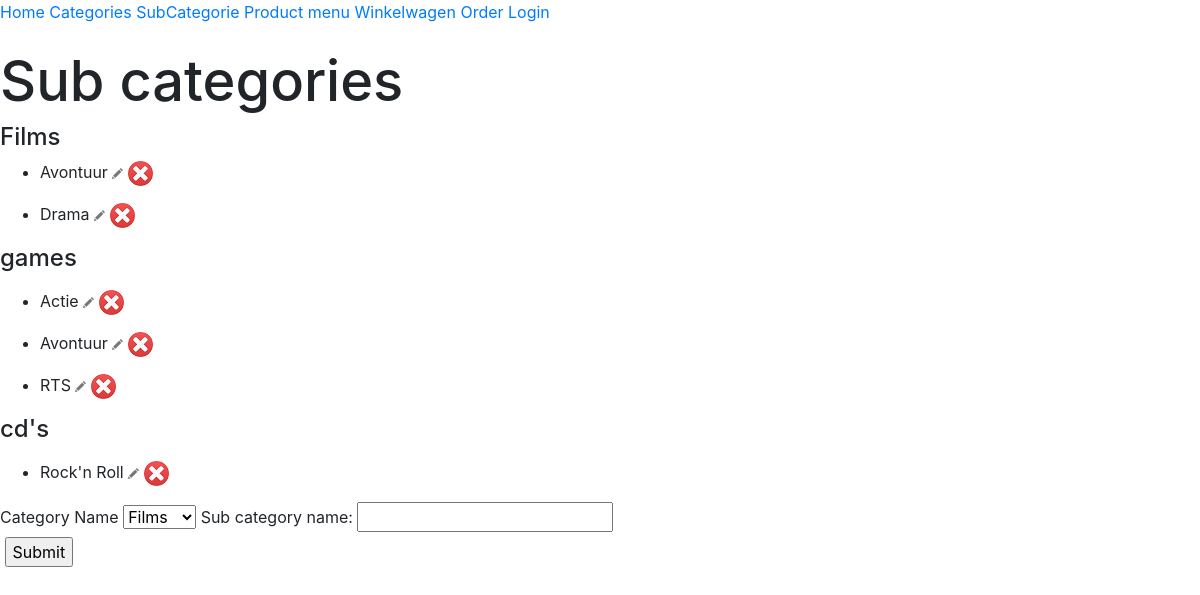
Page /subcategory on the committed database.
### tables this page shows
CREATE TABLE `Menu` (
  `MenuID` int(10) NOT NULL,
  `MenuName` varchar(50) NOT NULL,
  `MenuLink` varchar(50) NOT NULL
);

CREATE TABLE `Categorie` (
  `CategoryID` int(10) NOT NULL,
  `CategoryName` varchar(50) NOT NULL
);

CREATE TABLE `subcategorie` (
  `SubCategoryID` int(10) NOT NULL,
  `CategoryID` int(10) NOT NULL,
  `SubCategoryName` varchar(50) NOT NULL
);

### libs/View.php (called while the page is built, shortened)
<?php
class View{
    public function render($name)
    {
        require_once 'repository/menu_repository.php';
        $menu = new Menu_Repository();
        $this->header = $menu->getAllMenus();
        require $GLOBALS['view'].'header.php';
        require $GLOBALS['view'].$name. '.php';
        require $GLOBALS['view'].'footer.php';
    }
}

### controllers/subcategory.php (called while the page is built, shortened)
<?php
class Subcategory extends Controller
{
    public function get($msg = false)
    {
        $this->view->subcategory = $this->repository->getAllSubcategories();
        include 'repository/category_repository.php';
        $CateRepo = new Category_Repository();
        $this->view->category = $CateRepo->getAllCategories();
        $this->view->render('subcategory');
    }
}

### index.php (called while the page is built, shortened)
<?php
$app = new Bootstrap();
?>

### libs/Repository.php (called while the page is built)
<?php
class Repository
{
    public function __construct(){
        $this->db = new Database();
    }
}

### repository/menu_repository.php (called while the page is built, shortened)
<?php
class Menu_Repository extends Repository
{
    public function getAllMenus()
    {
        $statement = $this->db->prepare("SELECT * FROM Menu;");
        $statement->execute();
        $data = $statement->fetchAll(PDO::FETCH_CLASS, 'Menu_Model');
        return $data;
    }
}

### repository/category_repository.php (called while the page is built, shortened)
<?php
class Category_Repository extends Repository
{
    public function getAllCategories()
    {
        $statement = $this->db->prepare("SELECT * FROM Categorie;");
        $statement->execute();
        $data  = $statement->fetchAll(PDO::FETCH_CLASS, 'Category_Model');
        return $data;
    }
}

### repository/subcategory_repository.php (called while the page is built, shortened)
<?php
class Subcategory_Repository extends Repository
{
    public function getAllSubcategories()
    {
        $statement = $this->db->prepare("SELECT * FROM subcategorie;");
        $statement->execute();
        $data = $statement->fetchAll(PDO::FETCH_CLASS, 'Subcategory_Model');
        return $data;
    }
}

### libs/Controller.php (called while the page is built, shortened)
<?php
class Controller
{
    public function loadModel($name)
    {
        if (file_exists($GLOBALS['rep'].$name.'_repository.php')){
            $this->repository = new $modelname;
        }
    }
}

### views/subcategory.php (the view, shortened to what this page needs)
<h1>Sub categories</h1>
<div id="subcategorieslist">
<?php foreach ($this->category as &$obj){?>
<h4><?php echo $obj->CategoryName?></h4>
    <?php foreach ($this->subcategory as &$sucat){?>
    <ul>
        <?php if ($sucat->CategoryID === $obj->CategoryID) {?>
            <li><?php echo $sucat->SubCategoryName ?>
                <a href="<?php ROOTURL?>/subcategory/detail/<?php echo $sucat->SubCategoryID?>">
                <img src="<?php ROOTURL?>/public/images/edit.png"/></a>
                <a href="<?php ROOTURL?>/subcategory/delete/<?php echo $sucat->SubCategoryID?>">
                <img src="<?php ROOTURL?>/public/images/delete.png"/></a>
            </li>
        <?php }?>
    </ul>
    <?php } ?>
</div>
<?php }?>
<div id="addSubCategory">
<form action="<?php ROOTURL?>/subcategory/add" method="post">
<label>Category Name</label>
<select name="CategoryID">
<?php foreach ($this->category as &$obj){?>
<option value="<?php echo $obj->CategoryID?>">
<?php echo $obj->CategoryName?></label>
<?php }?>
</select>
<label>Sub category name: </label> <input type="text" name="SubCategoryName"/>
<br/><label></label> <input type="submit" />
</form>
</div>

### libs/Bootstrap.php (shortened to what this page needs)
<?php
class Bootstrap {
    function __construct(){
        $url = isset($_GET['url']) ? $_GET['url'] : null;
        $url = rtrim($url, '/');
        $url = explode('/', $url);
        $admin = 0;
        $file = $GLOBALS['contr'] .$url[$admin]. '.php';
        if (file_exists($file))
        {
           $controller = new $url[$admin];
           $controller->loadModel($url[$admin]);
        }
        else
        {
            require $GLOBALS['contr']. '/erno.php';
            $controller = new Erno();
            $controller->displayError("page cannot be found");
            return false;
        }
        if (isset($url[$admin+1]))
        {
            if(method_exists($controller, $url[$admin+1])){
                if (isset($url[$admin+2])){
                    $controller->{$url[$admin+1]}($url[$admin+2]);
                } else{
                    $controller->{$url[$admin+1]}();
                }
            } else {
                require $GLOBALS['contr']. '/erno.php';
                $controller = new Erno();
                $controller->displayError("page cannot be found");
                return false;
            }
        } else{
            $controller->get();
        }
    }
}

### views/header.php (shortened to what this page needs)
<html>
    <head>
    <link rel="stylesheet" href="/public/css/bootstrap.css">
</head>
<body>
<div id="header">
<?php foreach ($this->header as $key) { ?>
    <a href=" <?php echo ROOTURL. $key->MenuLink ?> "> <?php echo $key->MenuName ?></a>
<?php } ?>
<?php if (Session::get('id')): ?>
    <a href="<?php ROOTURL?>/login/logout">Logout</a>
<?php else: ?>
    <a href="<?php ROOTURL?>/login">Login</a>
<?php endif; ?>
</div>
<div id="content">
<?php if (isset($this->msg)){echo $this->msg;};?> <br/>

### views/footer.php (shortened to what this page needs)
</body>
</html>

### rows in the picture
menu: MenuName "Home"
menu: MenuName "Categories"
menu: MenuName "SubCategorie"
menu: MenuName "Product"
menu: MenuName "menu"
menu: MenuName "Winkelwagen"
menu: MenuName "Order"
categorie: CategoryName "Films"
subcategorie: SubCategoryName "Avontuur"
subcategorie: SubCategoryName "Drama"
categorie: CategoryName "games"
subcategorie: SubCategoryName "Actie"
subcategorie: SubCategoryName "Avontuur"
subcategorie: SubCategoryName "RTS"
categorie: CategoryName "cd's"
subcategorie: SubCategoryName "Rock'n Roll"

### other values in the picture
form field CategoryID "Films"
